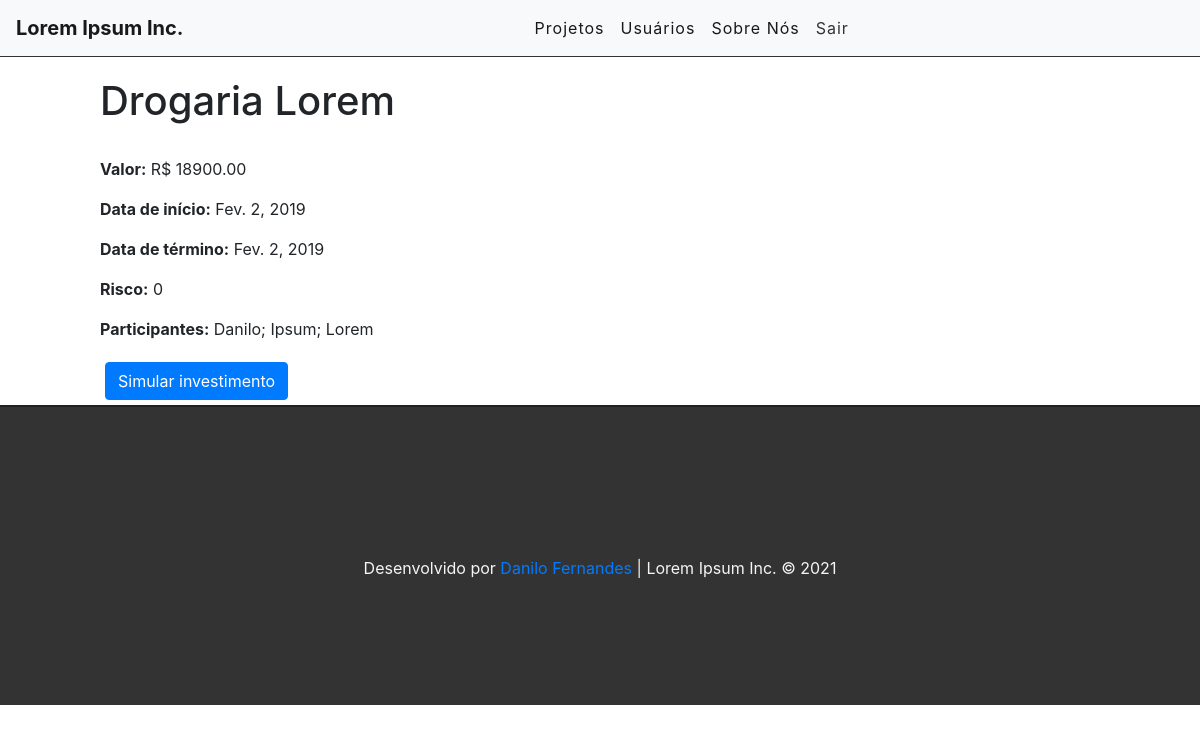
/project/14 (signed in), run on the app's committed database.
### projects/models.py (models this page shows, shortened)
class Project(models.Model):
    OPTIONS = (
        (0, 'baixo'),
        (1, 'medio'),
        (2, 'alto'),
    )
    name = models.CharField('Nome do projeto', max_length=255)
    startData = models.DateField('Data de início', blank=False, auto_now=False)
    endData = models.DateField('Data de término', auto_now=False)
    risk = models.IntegerField(
        'Risco',choices=OPTIONS,
    )
    price = models.DecimalField('Valor',max_digits=10, decimal_places=2)
    stakeholders = models.CharField('Participantes', max_length=500, null=True)
    user = models.ForeignKey(get_user_model(), on_delete=models.CASCADE)
    created_at = models.DateTimeField(auto_now_add=True)
    updated_at = models.DateTimeField(auto_now=True)

### projects/views.py (the view)
# urls.py: path('project/<int:id>', views.projectView, name='project-view'),
@login_required
def projectView(request, id):
    project = get_object_or_404(Project, pk=id)
    return render(request, 'projects/project.html', {'project': project})

### projects/templates/projects/project.html (shortened to what this page needs)
{% extends 'base.html' %}
{% block content%}
<div class="offset-1 col-10 list-div">
    <h1>{{project.name}}</h1><br>
    <p> <b>Valor:</b> R$ {{project.price}}</p>
    <p><b>Data de início:</b> {{project.startData}}</p>
    <p><b>Data de término:</b> {{project.endData}}</p>
    <p><b>Risco:</b> {{project.risk}}</p>
    <p><b>Participantes:</b> {{project.stakeholders}}</p>
    <div style="padding: 5px">
        <a href="simulator/{{project.id}}" data-bs-toggle="modal" data-bs-target="#exampleModal">
            <button class="btn btn-primary"> Simular investimento</button>
        </a>
        <br>
    </div>
</div>
{% endblock %}

### projects/static/css/styles.css (style rules this page uses)
.list-div { padding: 0; }

### data on the page
Project: name "Drogaria Lorem", price "18900.00", startData "Fev. 2, 2019", endData "Fev. 2, 2019", risk "0", stakeholders "Danilo; Ipsum; Lorem"
